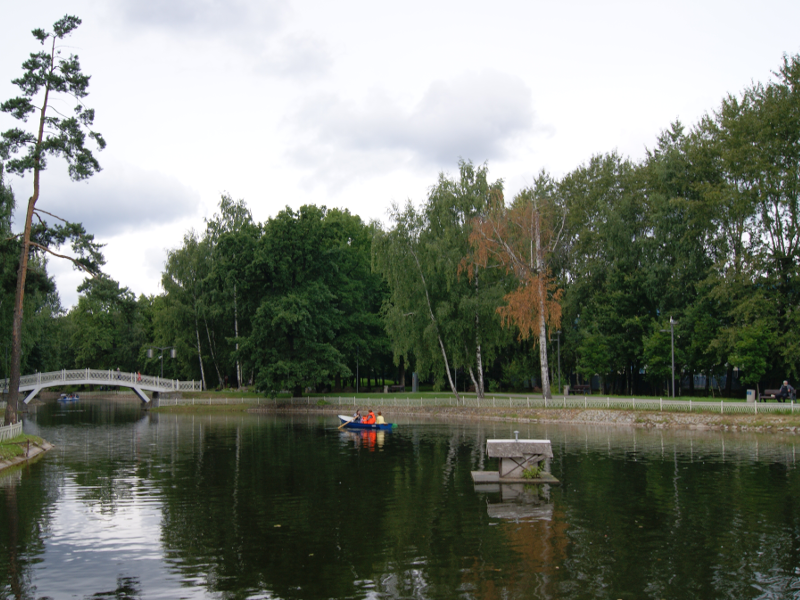
#> input picture 03_image_processing_fundamentals/image.png, 800 x 600 px
$ python 06_grayscale.py
#> lines starting #> are read from the running program, lines starting #| are printed output that depends on the picture
from pathlib import Path

import cv2
import matplotlib.pyplot as plt

image_path = Path(__file__).parent / "image.png"

image_bgr = cv2.imread(str(image_path))
#> image_bgr is the input picture: shape (600, 800, 3); mean B, G, R 113, 123.2, 117.9

if image_bgr is None:
    print("تصویر پیدا نشد")
else:
    print("تصویر با موفقیت خوانده شد")

    image_gray = cv2.cvtColor(image_bgr, cv2.COLOR_BGR2GRAY)
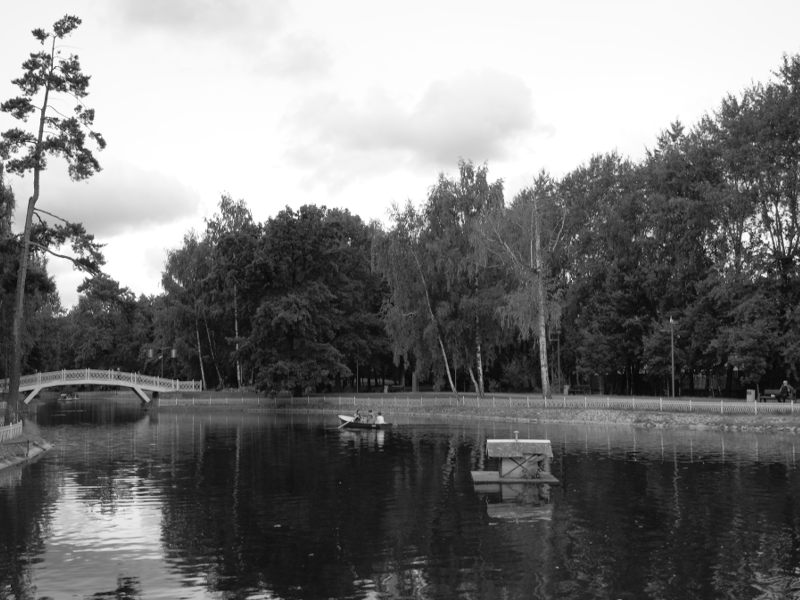
#> image_gray: shape (600, 800); min 5, max 255, mean 120.5

    print("Shape تصویر رنگی:", image_bgr.shape)
#| Shape تصویر رنگی: (600, 800, 3)
    print("Shape تصویر خاکستری:", image_gray.shape)
#| Shape تصویر خاکستری: (600, 800)

    # یک پیکسل نمونه
    pixel_gray = image_gray[100, 200]
#> pixel_gray = 253
    pixel_bgr = image_bgr[100, 200]
#> pixel_bgr = [255, 253, 252]

    print("مقدار پیکسل خاکستری:", pixel_gray)
#| مقدار پیکسل خاکستری: 253
    print("نوع دادهٔ پیکسل:", pixel_gray.dtype)
#| نوع دادهٔ پیکسل: uint8
    print("مقدار پیکسل رنگی به صورت BGR:", pixel_bgr)
#| مقدار پیکسل رنگی به صورت BGR: [255 253 252]

    # یک ناحیه (ROI)
    roi_bgr = image_bgr[50:150, 100:250]
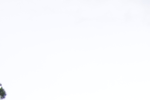
#> roi_bgr: shape (100, 150, 3); mean B, G, R 254.2, 251.2, 250.1
    roi_gray = image_gray[50:150, 100:250]

    print("Shape ناحیه رنگی:", roi_bgr.shape)
#| Shape ناحیه رنگی: (100, 150, 3)
    print("Shape ناحیه خاکستری:", roi_gray.shape)
#| Shape ناحیه خاکستری: (100, 150)

    plt.figure(figsize=(15, 5))

    plt.subplot(1, 3, 1)
    plt.imshow(cv2.cvtColor(image_bgr, cv2.COLOR_BGR2RGB))
    plt.title("Color Image")
    plt.axis("off")

    plt.subplot(1, 3, 2)
    plt.imshow(image_gray, cmap="gray")
    plt.title("Grayscale Image")
    plt.axis("off")

    plt.subplot(1, 3, 3)
    plt.imshow(cv2.cvtColor(roi_bgr, cv2.COLOR_BGR2RGB))
    plt.title("ROI")
    plt.axis("off")

    plt.tight_layout()
    plt.show()
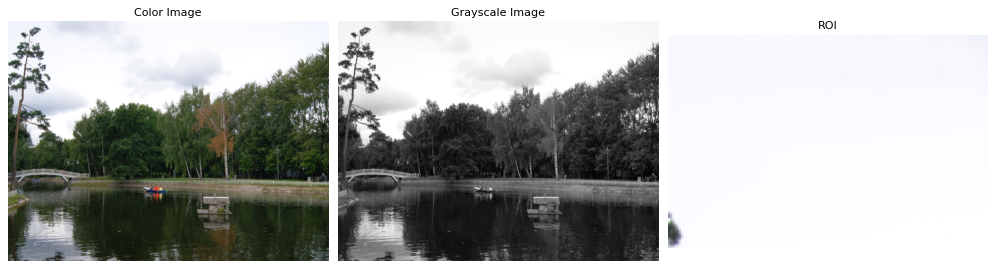
#> figure drawn by matplotlib, 3 panels
